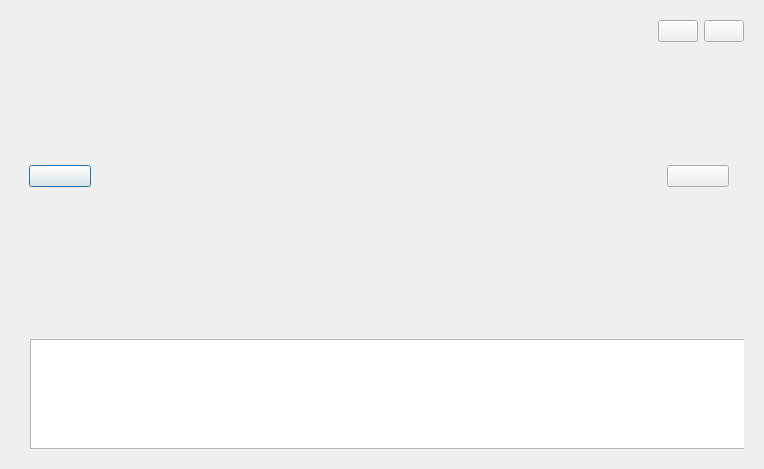
<?xml version="1.0" encoding="UTF-8"?>
<ui version="4.0">
 <class>slideShowDialog</class>
 <widget class="QDialog" name="slideShowDialog">
  <property name="geometry">
   <rect>
    <x>0</x>
    <y>0</y>
    <width>764</width>
    <height>469</height>
   </rect>
  </property>
  <property name="windowTitle">
   <string>Dialog</string>
  </property>
  <layout class="QVBoxLayout" name="verticalLayout" stretch="7,1">
   <item>
    <widget class="QWidget" name="slideShow" native="true">
     <layout class="QGridLayout" name="gridLayout">
      <item row="1" column="0">
       <widget class="QWidget" name="slidePreWidget" native="true">
        <property name="minimumSize">
         <size>
          <width>80</width>
          <height>0</height>
         </size>
        </property>
        <property name="maximumSize">
         <size>
          <width>80</width>
          <height>16777215</height>
         </size>
        </property>
        <layout class="QHBoxLayout" name="horizontalLayout_4">
         <item>
          <widget class="PicButton" name="slidePreBtn">
           <property name="text">
            <string/>
           </property>
          </widget>
         </item>
        </layout>
       </widget>
      </item>
      <item row="1" column="2">
       <widget class="QWidget" name="slideNextWidget" native="true">
        <property name="minimumSize">
         <size>
          <width>80</width>
          <height>0</height>
         </size>
        </property>
        <property name="maximumSize">
         <size>
          <width>80</width>
          <height>16777215</height>
         </size>
        </property>
        <layout class="QHBoxLayout" name="horizontalLayout_3">
         <item>
          <widget class="PicButton" name="slideNextBtn">
           <property name="text">
            <string/>
           </property>
          </widget>
         </item>
        </layout>
       </widget>
      </item>
      <item row="1" column="1">
       <widget class="PicAnimationWidget" name="picAnimation" native="true"/>
      </item>
      <item row="0" column="2">
       <layout class="QHBoxLayout" name="horizontalLayout_2">
        <item>
         <widget class="PicStateBtn" name="playBtn">
          <property name="text">
           <string/>
          </property>
         </widget>
        </item>
        <item>
         <widget class="PicButton" name="closeBtn">
          <property name="text">
           <string/>
          </property>
         </widget>
        </item>
       </layout>
      </item>
     </layout>
    </widget>
   </item>
   <item>
    <widget class="QWidget" name="preShow" native="true">
     <layout class="QHBoxLayout" name="horizontalLayout">
      <item>
       <widget class="QWidget" name="widget" native="true">
        <property name="minimumSize">
         <size>
          <width>0</width>
          <height>120</height>
         </size>
        </property>
        <property name="maximumSize">
         <size>
          <width>16777215</width>
          <height>120</height>
         </size>
        </property>
        <widget class="QListWidget" name="preListWidget">
         <property name="geometry">
          <rect>
           <x>10</x>
           <y>10</y>
           <width>16777215</width>
           <height>110</height>
          </rect>
         </property>
         <property name="minimumSize">
          <size>
           <width>0</width>
           <height>110</height>
          </size>
         </property>
         <property name="maximumSize">
          <size>
           <width>16777215</width>
           <height>110</height>
          </size>
         </property>
        </widget>
       </widget>
      </item>
     </layout>
    </widget>
   </item>
  </layout>
 </widget>
 <customwidgets>
  <customwidget>
   <class>PicButton</class>
   <extends>QPushButton</extends>
   <header location="global">picbutton.h</header>
  </customwidget>
  <customwidget>
   <class>PicStateBtn</class>
   <extends>QPushButton</extends>
   <header location="global">picstatebtn.h</header>
  </customwidget>
  <customwidget>
   <class>PicAnimationWidget</class>
   <extends>QWidget</extends>
   <header location="global">picanimationwidget.h</header>
   <container>1</container>
  </customwidget>
 </customwidgets>
 <resources/>
 <connections/>
</ui>
